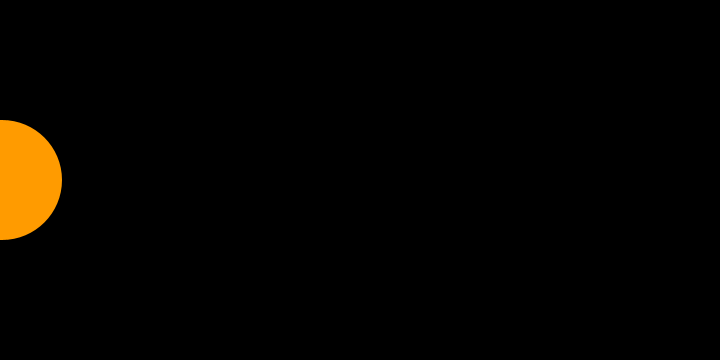
Frame 1 (no input)
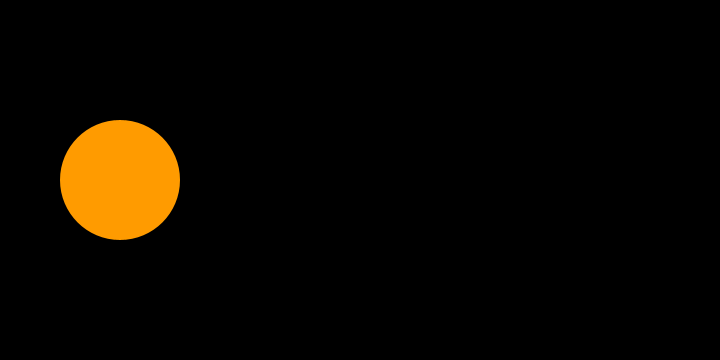
Frame 60 (the mouse pressed at the canvas centre just before this capture)
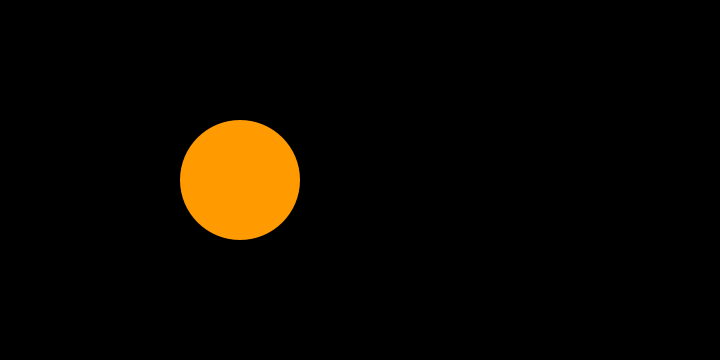
Frame 120 (the mouse held since frame 60 and released just before this capture)

The Processing sketch that drew these frames (run headless with seeded random() and noise(); from frame 60 on, the mouse is pressed at the canvas centre):

// Processing sketch: Test
// ── Test.pde
int x = 0;

void setup()
{ 
  size(720, 360); noStroke(); frameRate(25);
}

void draw()
{ 
  background(0);
  x = (x + 2) % width;
  fill(255, 155, 0); ellipse(x, height / 2, 120, 120);
}
